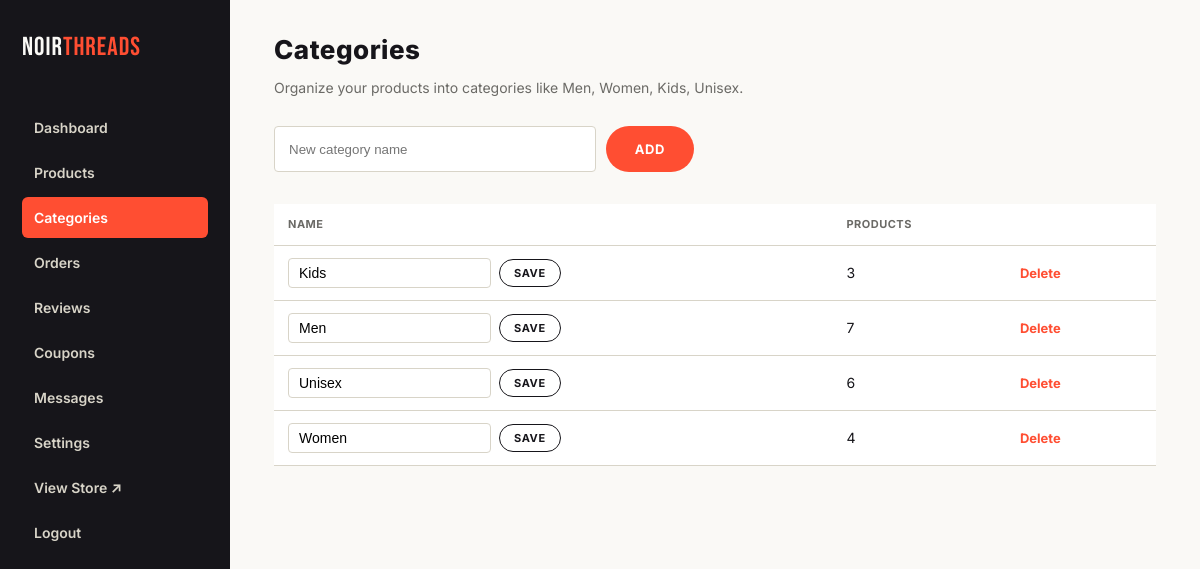
The app's page /admin/categories.php (signed in) with its own data.
### tables this page shows
CREATE TABLE categories (
    id INT AUTO_INCREMENT PRIMARY KEY,
    name VARCHAR(50) NOT NULL
);

### admin/categories.php (the view, shortened to what this page needs)
<?php
require_once '../config/db.php';
require_once 'includes/admin_header.php';
$categories = $conn->query("
    SELECT c.*, COUNT(p.id) AS product_count
    FROM categories c
    LEFT JOIN products p ON p.category_id = c.id
    GROUP BY c.id
    ORDER BY c.name ASC
");
?>
<h1>Categories</h1>
<p class="admin-sub">Organize your products into categories like Men, Women, Kids, Unisex.</p>
<form method="post" style="max-width:420px; display:flex; gap:10px; margin-bottom:32px;">
  <input type="text" name="name" placeholder="New category name" required style="flex:1; padding:12px 14px; border:1px solid var(--stone); border-radius:4px;">
  <button type="submit" class="btn btn-accent">Add</button>
</form>
<table class="data-table">
  <thead>
    <tr><th>Name</th><th>Products</th><th></th></tr>
  </thead>
  <tbody>
    <?php while ($c = $categories->fetch_assoc()): ?>
      <tr>
        <td>
          <form method="post" style="display:flex; gap:8px; align-items:center;">
            <input type="text" name="name" value="<?php echo htmlspecialchars($c['name']); ?>" style="padding:6px 10px; border:1px solid var(--stone); border-radius:4px; font-size:14px;">
            <button type="submit" class="btn btn-outline" style="padding:6px 14px; font-size:11px;">Save</button>
          </form>
        </td>
        <td><?php echo $c['product_count']; ?></td>
        <td class="table-actions">
          <a href="categories.php?delete=<?php echo $c['id']; ?>" class="danger" onclick="return confirm('Delete this category?');">Delete</a>
        </td>
      </tr>
    <?php endwhile; ?>
  </tbody>
</table>
<?php require_once 'includes/admin_footer.php'; ?>

### css/style.css (style rules this page uses)
:root { --bg: #FAF9F6; --ink: #16151A; --accent: #FF4E32; --stone: #D8D4C8; --muted: #6B6A66; --white: #FFFFFF; --font-display: 'Bebas Neue', sans-serif; --font-body: 'Inter', sans-serif; --radius: 4px; --container: 1240px; }
* { box-sizing: border-box; }
html { scroll-behavior: smooth; }
body { margin: 0; background: var(--bg); color: var(--ink); font-family: var(--font-body); line-height: 1.5; -webkit-font-smoothing: antialiased; }
a { color: inherit; text-decoration: none; }
button { font-family: inherit; cursor: pointer; }
h1, h2, h3, .display { font-family: var(--font-display); letter-spacing: 0.5px; line-height: 1.05; margin: 0; text-transform: uppercase; }
.btn { display: inline-block; padding: 14px 28px; border-radius: 999px; font-weight: 700; font-size: 13px; text-transform: uppercase; letter-spacing: 0.6px; border: 1px solid transparent; transition: transform 0.15s ease; }
.btn-accent { background: var(--accent); color: var(--white); }
.btn-outline { background: transparent; border-color: var(--ink); color: var(--ink); }
.data-table { width: 100%; border-collapse: collapse; background: var(--white); }
.data-table th, .data-table td { text-align: left; padding: 12px 14px; border-bottom: 1px solid var(--stone); font-size: 14px; }
.data-table th { text-transform: uppercase; font-size: 11px; letter-spacing: 0.5px; color: var(--muted); }
.table-actions a { font-size: 13px; font-weight: 700; margin-right: 12px; }
.table-actions .danger { color: var(--accent); }

### admin/css/admin.css (style rules this page uses)
.admin-main h1 { font-family: var(--font-body); font-weight: 800; text-transform: none; font-size: 26px; margin-bottom: 4px; }
.admin-sub { color: var(--muted); font-size: 14px; margin-bottom: 28px; }

### records on screen
categories: name "Kids", product_count "3"
categories: name "Men", product_count "7"
categories: name "Unisex", product_count "6"
categories: name "Women", product_count "4"
